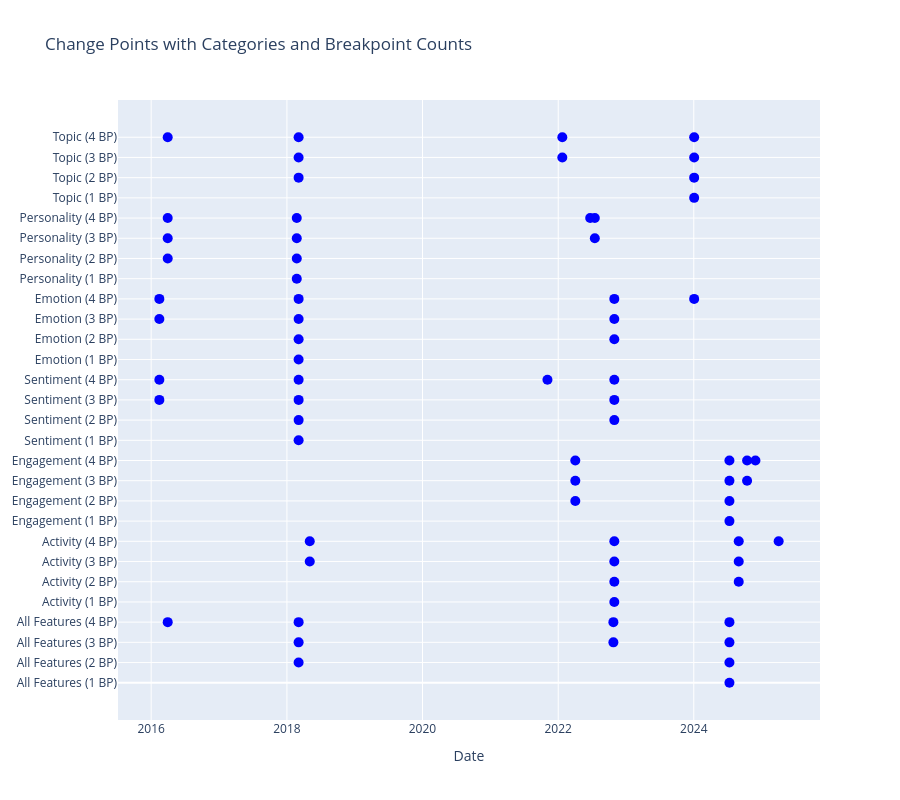
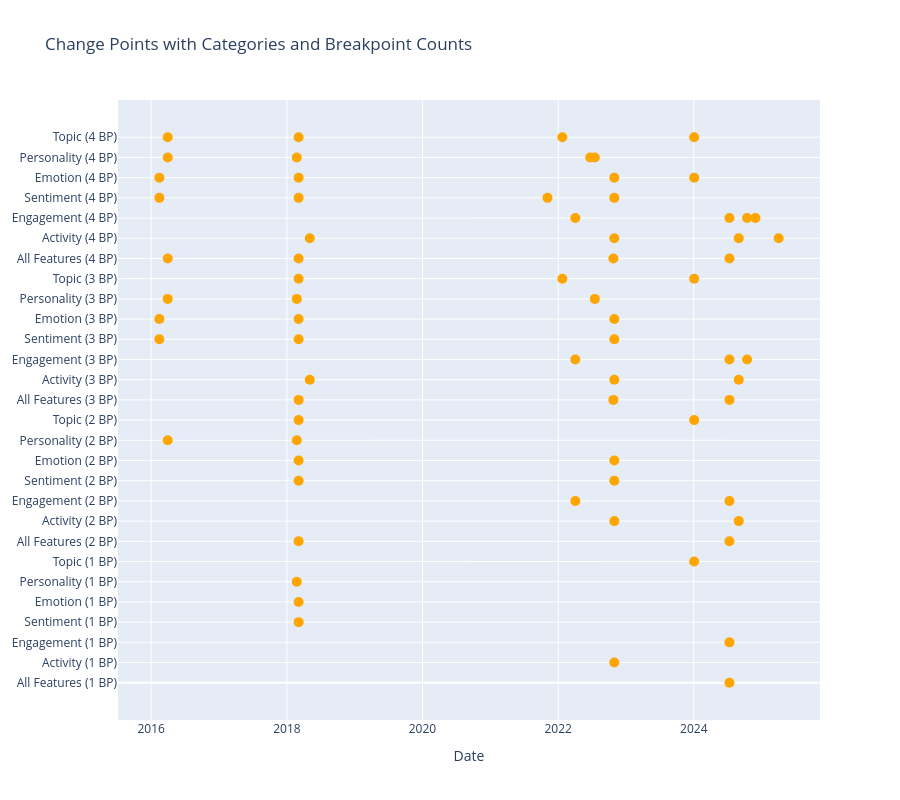

The notebook cell these images were saved under, in order:
### Code cell
# === Parameter ===
# Maximal gewünschte Anzahl an Breakpoints
default_n_bkps = 4

# === 1. Datenvorbereitung ===
# final_daily_df muss eine 'date'-Spalte besitzen und alle anderen Spalten sind die Features
final_daily_df['date'] = pd.to_datetime(final_daily_df['date'])
all_features = final_daily_df.drop(columns=['date']).fillna(0)

# === 2. Kategorien definieren ===
activity_cols = ['tweet_count']
engagement_cols = ['retweetCount', 'replyCount', 'likeCount', 'quoteCount']
sentiment_cols = ['pos', 'neu', 'neg']
emotion_cols = ['anger', 'disgust', 'fear', 'joy', 'neutral', 'sadness', 'surprise']
personality_cols = ['Extroversion', 'Neuroticism', 'Agreeableness', 'Conscientiousness', 'Openness']
topic_cols = [
    'arts_culture', 'business_entrepreneurs', 'celebrity_pop_culture', 'diaries_daily_life',
    'family', 'fashion_style', 'film_tv_video', 'fitness_&_health', 'food_&_dining', 'gaming',
    'learning_educational', 'music', 'news_social_concern', 'other_hobbies', 'relationships',
    'science_technology', 'sports', 'travel_adventure', 'youth_student_life'
]

categories = {
    'All Features': all_features,
    'Activity': all_features[activity_cols],
    'Engagement': all_features[engagement_cols],
    'Sentiment': all_features[sentiment_cols],
    'Emotion': all_features[emotion_cols],
    'Personality': all_features[personality_cols],
    'Topic': all_features[topic_cols]
}

# === 3. Change Point Detection (1 bis default_n_bkps) ===
breakpoints_data = {}  # dict[(category, n_bkps)] -> list of dates
scaler = StandardScaler()
for category, df_feats in categories.items():
    feats_scaled = scaler.fit_transform(df_feats.values)
    for n_bkps in range(1, default_n_bkps + 1):
        model = rpt.Binseg(model='l2').fit(feats_scaled)
        bkps = model.predict(n_bkps=n_bkps)
        change_idxs = bkps[:-1]
        dates = final_daily_df['date'].iloc[[idx-1 for idx in change_idxs]].dt.strftime('%Y-%m-%d').tolist()
        breakpoints_data[(category, n_bkps)] = dates

# === 4a. Visualisierung 1: nach Kategorie (innerhalb: verschiedene BP-Zahlen) ===
fig1 = go.Figure()
y_labels1 = []
y_pos1 = 0
for category in categories.keys():
    for n_bkps in range(1, default_n_bkps + 1):
        label = f"{category} ({n_bkps} BP)"
        y_labels1.append(label)
        for dt in breakpoints_data.get((category, n_bkps), []):
            fig1.add_trace(go.Scatter(
                x=[pd.to_datetime(dt)],
                y=[y_pos1],
                mode='markers',
                marker=dict(size=10, color='blue'),
                hovertemplate=f"{label}<br>Date: {dt}<extra></extra>",
                showlegend=False
            ))
        y_pos1 += 1
fig1.update_layout(
    title="Change Points with Categories and Breakpoint Counts",
    xaxis_title="Date",
    yaxis=dict(
        tickmode='array',
        tickvals=list(range(len(y_labels1))),
        ticktext=y_labels1
    ),
    height=800,
    showlegend=False
)
fig1.show()

# === 4b. Visualisierung 2: nach Breakpoint-Anzahl (innerhalb: verschiedene Kategorien) ===
fig2 = go.Figure()
y_labels2 = []
y_pos2 = 0
for n_bkps in range(1, default_n_bkps + 1):
    for category in categories.keys():
        label = f"{category} ({n_bkps} BP)"
        y_labels2.append(label)
        for dt in breakpoints_data.get((category, n_bkps), []):
            fig2.add_trace(go.Scatter(
                x=[pd.to_datetime(dt)],
                y=[y_pos2],
                mode='markers',
                marker=dict(size=10, color='orange'),
                hovertemplate=f"{label}<br>Date: {dt}<extra></extra>",
                showlegend=False
            ))
        y_pos2 += 1
fig2.update_layout(
    title="Change Points with Categories and Breakpoint Counts",
    xaxis_title="Date",
    yaxis=dict(
        tickmode='array',
        tickvals=list(range(len(y_labels2))),
        ticktext=y_labels2
    ),
    height=800,
    showlegend=False
)
fig2.show()

### Figure 1 — Plotly figure (JSON) as saved in the notebook; plotly's stock layout.template omitted (floating-point values rounded to 4 significant figures)
{"data": [{"hovertemplate": "All Features (1 BP)<br>Date: 2024-07-11<extra></extra>", "marker": {"color": "blue", "size": 10}, "mode": "markers", "showlegend": false, "type": "scatter", "x": ["2024-07-11T00:00:00"], "y": [0]}, {"hovertemplate": "All Features (2 BP)<br>Date: 2018-03-05<extra></extra>", "marker": {"color": "blue", "size": 10}, "mode": "markers", "showlegend": false, "type": "scatter", "x": ["2018-03-05T00:00:00"], "y": [1]}, {"hovertemplate": "All Features (2 BP)<br>Date: 2024-07-11<extra></extra>", "marker": {"color": "blue", "size": 10}, "mode": "markers", "showlegend": false, "type": "scatter", "x": ["2024-07-11T00:00:00"], "y": [1]}, {"hovertemplate": "All Features (3 BP)<br>Date: 2018-03-05<extra></extra>", "marker": {"color": "blue", "size": 10}, "mode": "markers", "showlegend": false, "type": "scatter", "x": ["2018-03-05T00:00:00"], "y": [2]}, {"hovertemplate": "All Features (3 BP)<br>Date: 2022-10-25<extra></extra>", "marker": {"color": "blue", "size": 10}, "mode": "markers", "showlegend": false, "type": "scatter", "x": ["2022-10-25T00:00:00"], "y": [2]}, {"hovertemplate": "All Features (3 BP)<br>Date: 2024-07-11<extra></extra>", "marker": {"color": "blue", "size": 10}, "mode": "markers", "showlegend": false, "type": "scatter", "x": ["2024-07-11T00:00:00"], "y": [2]}, {"hovertemplate": "All Features (4 BP)<br>Date: 2016-03-30<extra></extra>", "marker": {"color": "blue", "size": 10}, "mode": "markers", "showlegend": false, "type": "scatter", "x": ["2016-03-30T00:00:00"], "y": [3]}, {"hovertemplate": "All Features (4 BP)<br>Date: 2018-03-05<extra></extra>", "marker": {"color": "blue", "size": 10}, "mode": "markers", "showlegend": false, "type": "scatter", "x": ["2018-03-05T00:00:00"], "y": [3]}, {"hovertemplate": "All Features (4 BP)<br>Date: 2022-10-25<extra></extra>", "marker": {"color": "blue", "size": 10}, "mode": "markers", "showlegend": false, "type": "scatter", "x": ["2022-10-25T00:00:00"], "y": [3]}, {"hovertemplate": "All Features (4 BP)<br>Date: 2024-07-11<extra></extra>", "marker": {"color": "blue", "size": 10}, "mode": "markers", "showlegend": false, "type": "scatter", "x": ["2024-07-11T00:00:00"], "y": [3]}, {"hovertemplate": "Activity (1 BP)<br>Date: 2022-10-30<extra></extra>", "marker": {"color": "blue", "size": 10}, "mode": "markers", "showlegend": false, "type": "scatter", "x": ["2022-10-30T00:00:00"], "y": [4]}, {"hovertemplate": "Activity (2 BP)<br>Date: 2022-10-30<extra></extra>", "marker": {"color": "blue", "size": 10}, "mode": "markers", "showlegend": false, "type": "scatter", "x": ["2022-10-30T00:00:00"], "y": [5]}, {"hovertemplate": "Activity (2 BP)<br>Date: 2024-08-30<extra></extra>", "marker": {"color": "blue", "size": 10}, "mode": "markers", "showlegend": false, "type": "scatter", "x": ["2024-08-30T00:00:00"], "y": [5]}, {"hovertemplate": "Activity (3 BP)<br>Date: 2018-05-04<extra></extra>", "marker": {"color": "blue", "size": 10}, "mode": "markers", "showlegend": false, "type": "scatter", "x": ["2018-05-04T00:00:00"], "y": [6]}, {"hovertemplate": "Activity (3 BP)<br>Date: 2022-10-30<extra></extra>", "marker": {"color": "blue", "size": 10}, "mode": "markers", "showlegend": false, "type": "scatter", "x": ["2022-10-30T00:00:00"], "y": [6]}, {"hovertemplate": "Activity (3 BP)<br>Date: 2024-08-30<extra></extra>", "marker": {"color": "blue", "size": 10}, "mode": "markers", "showlegend": false, "type": "scatter", "x": ["2024-08-30T00:00:00"], "y": [6]}, {"hovertemplate": "Activity (4 BP)<br>Date: 2018-05-04<extra></extra>", "marker": {"color": "blue", "size": 10}, "mode": "markers", "showlegend": false, "type": "scatter", "x": ["2018-05-04T00:00:00"], "y": [7]}, {"hovertemplate": "Activity (4 BP)<br>Date: 2022-10-30<extra></extra>", "marker": {"color": "blue", "size": 10}, "mode": "markers", "showlegend": false, "type": "scatter", "x": ["2022-10-30T00:00:00"], "y": [7]}, {"hovertemplate": "Activity (4 BP)<br>Date: 2024-08-30<extra></extra>", "marker": {"color": "blue", "size": 10}, "mode": "markers", "showlegend": false, "type": "scatter", "x": ["2024-08-30T00:00:00"], "y": [7]}, {"hovertemplate": "Activity (4 BP)<br>Date: 2025-04-02<extra></extra>", "marker": {"color": "blue", "size": 10}, "mode": "markers", "showlegend": false, "type": "scatter", "x": ["2025-04-02T00:00:00"], "y": [7]}, {"hovertemplate": "Engagement (1 BP)<br>Date: 2024-07-11<extra></extra>", "marker": {"color": "blue", "size": 10}, "mode": "markers", "showlegend": false, "type": "scatter", "x": ["2024-07-11T00:00:00"], "y": [8]}, {"hovertemplate": "Engagement (2 BP)<br>Date: 2022-04-03<extra></extra>", "marker": {"color": "blue", "size": 10}, "mode": "markers", "showlegend": false, "type": "scatter", "x": ["2022-04-03T00:00:00"], "y": [9]}, {"hovertemplate": "Engagement (2 BP)<br>Date: 2024-07-11<extra></extra>", "marker": {"color": "blue", "size": 10}, "mode": "markers", "showlegend": false, "type": "scatter", "x": ["2024-07-11T00:00:00"], "y": [9]}, {"hovertemplate": "Engagement (3 BP)<br>Date: 2022-04-03<extra></extra>", "marker": {"color": "blue", "size": 10}, "mode": "markers", "showlegend": false, "type": "scatter", "x": ["2022-04-03T00:00:00"], "y": [10]}, {"hovertemplate": "Engagement (3 BP)<br>Date: 2024-07-11<extra></extra>", "marker": {"color": "blue", "size": 10}, "mode": "markers", "showlegend": false, "type": "scatter", "x": ["2024-07-11T00:00:00"], "y": [10]}, {"hovertemplate": "Engagement (3 BP)<br>Date: 2024-10-14<extra></extra>", "marker": {"color": "blue", "size": 10}, "mode": "markers", "showlegend": false, "type": "scatter", "x": ["2024-10-14T00:00:00"], "y": [10]}, {"hovertemplate": "Engagement (4 BP)<br>Date: 2022-04-03<extra></extra>", "marker": {"color": "blue", "size": 10}, "mode": "markers", "showlegend": false, "type": "scatter", "x": ["2022-04-03T00:00:00"], "y": [11]}, {"hovertemplate": "Engagement (4 BP)<br>Date: 2024-07-11<extra></extra>", "marker": {"color": "blue", "size": 10}, "mode": "markers", "showlegend": false, "type": "scatter", "x": ["2024-07-11T00:00:00"], "y": [11]}, {"hovertemplate": "Engagement (4 BP)<br>Date: 2024-10-14<extra></extra>", "marker": {"color": "blue", "size": 10}, "mode": "markers", "showlegend": false, "type": "scatter", "x": ["2024-10-14T00:00:00"], "y": [11]}, {"hovertemplate": "Engagement (4 BP)<br>Date: 2024-11-28<extra></extra>", "marker": {"color": "blue", "size": 10}, "mode": "markers", "showlegend": false, "type": "scatter", "x": ["2024-11-28T00:00:00"], "y": [11]}, {"hovertemplate": "Sentiment (1 BP)<br>Date: 2018-03-05<extra></extra>", "marker": {"color": "blue", "size": 10}, "mode": "markers", "showlegend": false, "type": "scatter", "x": ["2018-03-05T00:00:00"], "y": [12]}, {"hovertemplate": "Sentiment (2 BP)<br>Date: 2018-03-05<extra></extra>", "marker": {"color": "blue", "size": 10}, "mode": "markers", "showlegend": false, "type": "scatter", "x": ["2018-03-05T00:00:00"], "y": [13]}, {"hovertemplate": "Sentiment (2 BP)<br>Date: 2022-10-30<extra></extra>", "marker": {"color": "blue", "size": 10}, "mode": "markers", "showlegend": false, "type": "scatter", "x": ["2022-10-30T00:00:00"], "y": [13]}, {"hovertemplate": "Sentiment (3 BP)<br>Date: 2016-02-14<extra></extra>", "marker": {"color": "blue", "size": 10}, "mode": "markers", "showlegend": false, "type": "scatter", "x": ["2016-02-14T00:00:00"], "y": [14]}, {"hovertemplate": "Sentiment (3 BP)<br>Date: 2018-03-05<extra></extra>", "marker": {"color": "blue", "size": 10}, "mode": "markers", "showlegend": false, "type": "scatter", "x": ["2018-03-05T00:00:00"], "y": [14]}, {"hovertemplate": "Sentiment (3 BP)<br>Date: 2022-10-30<extra></extra>", "marker": {"color": "blue", "size": 10}, "mode": "markers", "showlegend": false, "type": "scatter", "x": ["2022-10-30T00:00:00"], "y": [14]}, {"hovertemplate": "Sentiment (4 BP)<br>Date: 2016-02-14<extra></extra>", "marker": {"color": "blue", "size": 10}, "mode": "markers", "showlegend": false, "type": "scatter", "x": ["2016-02-14T00:00:00"], "y": [15]}, {"hovertemplate": "Sentiment (4 BP)<br>Date: 2018-03-05<extra></extra>", "marker": {"color": "blue", "size": 10}, "mode": "markers", "showlegend": false, "type": "scatter", "x": ["2018-03-05T00:00:00"], "y": [15]}, {"hovertemplate": "Sentiment (4 BP)<br>Date: 2021-11-04<extra></extra>", "marker": {"color": "blue", "size": 10}, "mode": "markers", "showlegend": false, "type": "scatter", "x": ["2021-11-04T00:00:00"], "y": [15]}, {"hovertemplate": "Sentiment (4 BP)<br>Date: 2022-10-30<extra></extra>", "marker": {"color": "blue", "size": 10}, "mode": "markers", "showlegend": false, "type": "scatter", "x": ["2022-10-30T00:00:00"], "y": [15]}, {"hovertemplate": "Emotion (1 BP)<br>Date: 2018-03-05<extra></extra>", "marker": {"color": "blue", "size": 10}, "mode": "markers", "showlegend": false, "type": "scatter", "x": ["2018-03-05T00:00:00"], "y": [16]}, {"hovertemplate": "Emotion (2 BP)<br>Date: 2018-03-05<extra></extra>", "marker": {"color": "blue", "size": 10}, "mode": "markers", "showlegend": false, "type": "scatter", "x": ["2018-03-05T00:00:00"], "y": [17]}, {"hovertemplate": "Emotion (2 BP)<br>Date: 2022-10-30<extra></extra>", "marker": {"color": "blue", "size": 10}, "mode": "markers", "showlegend": false, "type": "scatter", "x": ["2022-10-30T00:00:00"], "y": [17]}, {"hovertemplate": "Emotion (3 BP)<br>Date: 2016-02-14<extra></extra>", "marker": {"color": "blue", "size": 10}, "mode": "markers", "showlegend": false, "type": "scatter", "x": ["2016-02-14T00:00:00"], "y": [18]}, {"hovertemplate": "Emotion (3 BP)<br>Date: 2018-03-05<extra></extra>", "marker": {"color": "blue", "size": 10}, "mode": "markers", "showlegend": false, "type": "scatter", "x": ["2018-03-05T00:00:00"], "y": [18]}, {"hovertemplate": "Emotion (3 BP)<br>Date: 2022-10-30<extra></extra>", "marker": {"color": "blue", "size": 10}, "mode": "markers", "showlegend": false, "type": "scatter", "x": ["2022-10-30T00:00:00"], "y": [18]}, {"hovertemplate": "Emotion (4 BP)<br>Date: 2016-02-14<extra></extra>", "marker": {"color": "blue", "size": 10}, "mode": "markers", "showlegend": false, "type": "scatter", "x": ["2016-02-14T00:00:00"], "y": [19]}, {"hovertemplate": "Emotion (4 BP)<br>Date: 2018-03-05<extra></extra>", "marker": {"color": "blue", "size": 10}, "mode": "markers", "showlegend": false, "type": "scatter", "x": ["2018-03-05T00:00:00"], "y": [19]}, {"hovertemplate": "Emotion (4 BP)<br>Date: 2022-10-30<extra></extra>", "marker": {"color": "blue", "size": 10}, "mode": "markers", "showlegend": false, "type": "scatter", "x": ["2022-10-30T00:00:00"], "y": [19]}, {"hovertemplate": "Emotion (4 BP)<br>Date: 2024-01-03<extra></extra>", "marker": {"color": "blue", "size": 10}, "mode": "markers", "showlegend": false, "type": "scatter", "x": ["2024-01-03T00:00:00"], "y": [19]}, {"hovertemplate": "Personality (1 BP)<br>Date: 2018-02-23<extra></extra>", "marker": {"color": "blue", "size": 10}, "mode": "markers", "showlegend": false, "type": "scatter", "x": ["2018-02-23T00:00:00"], "y": [20]}, {"hovertemplate": "Personality (2 BP)<br>Date: 2016-03-30<extra></extra>", "marker": {"color": "blue", "size": 10}, "mode": "markers", "showlegend": false, "type": "scatter", "x": ["2016-03-30T00:00:00"], "y": [21]}, {"hovertemplate": "Personality (2 BP)<br>Date: 2018-02-23<extra></extra>", "marker": {"color": "blue", "size": 10}, "mode": "markers", "showlegend": false, "type": "scatter", "x": ["2018-02-23T00:00:00"], "y": [21]}, {"hovertemplate": "Personality (3 BP)<br>Date: 2016-03-30<extra></extra>", "marker": {"color": "blue", "size": 10}, "mode": "markers", "showlegend": false, "type": "scatter", "x": ["2016-03-30T00:00:00"], "y": [22]}, {"hovertemplate": "Personality (3 BP)<br>Date: 2018-02-23<extra></extra>", "marker": {"color": "blue", "size": 10}, "mode": "markers", "showlegend": false, "type": "scatter", "x": ["2018-02-23T00:00:00"], "y": [22]}, {"hovertemplate": "Personality (3 BP)<br>Date: 2022-07-17<extra></extra>", "marker": {"color": "blue", "size": 10}, "mode": "markers", "showlegend": false, "type": "scatter", "x": ["2022-07-17T00:00:00"], "y": [22]}, {"hovertemplate": "Personality (4 BP)<br>Date: 2016-03-30<extra></extra>", "marker": {"color": "blue", "size": 10}, "mode": "markers", "showlegend": false, "type": "scatter", "x": ["2016-03-30T00:00:00"], "y": [23]}, {"hovertemplate": "Personality (4 BP)<br>Date: 2018-02-23<extra></extra>", "marker": {"color": "blue", "size": 10}, "mode": "markers", "showlegend": false, "type": "scatter", "x": ["2018-02-23T00:00:00"], "y": [23]}, {"hovertemplate": "Personality (4 BP)<br>Date: 2022-06-22<extra></extra>", "marker": {"color": "blue", "size": 10}, "mode": "markers", "showlegend": false, "type": "scatter", "x": ["2022-06-22T00:00:00"], "y": [23]}, {"hovertemplate": "Personality (4 BP)<br>Date: 2022-07-17<extra></extra>", "marker": {"color": "blue", "size": 10}, "mode": "markers", "showlegend": false, "type": "scatter", "x": ["2022-07-17T00:00:00"], "y": [23]}, {"hovertemplate": "Topic (1 BP)<br>Date: 2024-01-03<extra></extra>", "marker": {"color": "blue", "size": 10}, "mode": "markers", "showlegend": false, "type": "scatter", "x": ["2024-01-03T00:00:00"], "y": [24]}, {"hovertemplate": "Topic (2 BP)<br>Date: 2018-03-05<extra></extra>", "marker": {"color": "blue", "size": 10}, "mode": "markers", "showlegend": false, "type": "scatter", "x": ["2018-03-05T00:00:00"], "y": [25]}, {"hovertemplate": "Topic (2 BP)<br>Date: 2024-01-03<extra></extra>", "marker": {"color": "blue", "size": 10}, "mode": "markers", "showlegend": false, "type": "scatter", "x": ["2024-01-03T00:00:00"], "y": [25]}, {"hovertemplate": "Topic (3 BP)<br>Date: 2018-03-05<extra></extra>", "marker": {"color": "blue", "size": 10}, "mode": "markers", "showlegend": false, "type": "scatter", "x": ["2018-03-05T00:00:00"], "y": [26]}, {"hovertemplate": "Topic (3 BP)<br>Date: 2022-01-23<extra></extra>", "marker": {"color": "blue", "size": 10}, "mode": "markers", "showlegend": false, "type": "scatter", "x": ["2022-01-23T00:00:00"], "y": [26]}, {"hovertemplate": "Topic (3 BP)<br>Date: 2024-01-03<extra></extra>", "marker": {"color": "blue", "size": 10}, "mode": "markers", "showlegend": false, "type": "scatter", "x": ["2024-01-03T00:00:00"], "y": [26]}, {"hovertemplate": "Topic (4 BP)<br>Date: 2016-03-30<extra></extra>", "marker": {"color": "blue", "size": 10}, "mode": "markers", "showlegend": false, "type": "scatter", "x": ["2016-03-30T00:00:00"], "y": [27]}, {"hovertemplate": "Topic (4 BP)<br>Date: 2018-03-05<extra></extra>", "marker": {"color": "blue", "size": 10}, "mode": "markers", "showlegend": false, "type": "scatter", "x": ["2018-03-05T00:00:00"], "y": [27]}, {"hovertemplate": "Topic (4 BP)<br>Date: 2022-01-23<extra></extra>", "marker": {"color": "blue", "size": 10}, "mode": "markers", "showlegend": false, "type": "scatter", "x": ["2022-01-23T00:00:00"], "y": [27]}, {"hovertemplate": "Topic (4 BP)<br>Date: 2024-01-03<extra></extra>", "marker": {"color": "blue", "size": 10}, "mode": "markers", "showlegend": false, "type": "scatter", "x": ["2024-01-03T00:00:00"], "y": [27]}], "layout": {"height": 800, "showlegend": false, "title": {"text": "Change Points with Categories and Breakpoint Counts"}, "xaxis": {"title": {"text": "Date"}}, "yaxis": {"tickmode": "array", "ticktext": ["All Features (1 BP)", "All Features (2 BP)", "All Features (3 BP)", "All Features (4 BP)", "Activity (1 BP)", "Activity (2 BP)", "Activity (3 BP)", "Activity (4 BP)", "Engagement (1 BP)", "Engagement (2 BP)", "Engagement (3 BP)", "Engagement (4 BP)", "Sentiment (1 BP)", "Sentiment (2 BP)", "Sentiment (3 BP)", "Sentiment (4 BP)", "Emotion (1 BP)", "Emotion (2 BP)", "Emotion (3 BP)", "Emotion (4 BP)", "Personality (1 BP)", "Personality (2 BP)", "Personality (3 BP)", "Personality (4 BP)", "Topic (1 BP)", "Topic (2 BP)", "Topic (3 BP)", "Topic (4 BP)"], "tickvals": [0, 1, 2, 3, 4, 5, 6, 7, 8, 9, 10, 11, 12, 13, 14, 15, 16, 17, 18, 19, 20, 21, 22, 23, 24, 25, 26, 27]}}}

### Figure 2 — Plotly figure (JSON) as saved in the notebook; plotly's stock layout.template omitted (floating-point values rounded to 4 significant figures)
{"data": [{"hovertemplate": "All Features (1 BP)<br>Date: 2024-07-11<extra></extra>", "marker": {"color": "orange", "size": 10}, "mode": "markers", "showlegend": false, "type": "scatter", "x": ["2024-07-11T00:00:00"], "y": [0]}, {"hovertemplate": "Activity (1 BP)<br>Date: 2022-10-30<extra></extra>", "marker": {"color": "orange", "size": 10}, "mode": "markers", "showlegend": false, "type": "scatter", "x": ["2022-10-30T00:00:00"], "y": [1]}, {"hovertemplate": "Engagement (1 BP)<br>Date: 2024-07-11<extra></extra>", "marker": {"color": "orange", "size": 10}, "mode": "markers", "showlegend": false, "type": "scatter", "x": ["2024-07-11T00:00:00"], "y": [2]}, {"hovertemplate": "Sentiment (1 BP)<br>Date: 2018-03-05<extra></extra>", "marker": {"color": "orange", "size": 10}, "mode": "markers", "showlegend": false, "type": "scatter", "x": ["2018-03-05T00:00:00"], "y": [3]}, {"hovertemplate": "Emotion (1 BP)<br>Date: 2018-03-05<extra></extra>", "marker": {"color": "orange", "size": 10}, "mode": "markers", "showlegend": false, "type": "scatter", "x": ["2018-03-05T00:00:00"], "y": [4]}, {"hovertemplate": "Personality (1 BP)<br>Date: 2018-02-23<extra></extra>", "marker": {"color": "orange", "size": 10}, "mode": "markers", "showlegend": false, "type": "scatter", "x": ["2018-02-23T00:00:00"], "y": [5]}, {"hovertemplate": "Topic (1 BP)<br>Date: 2024-01-03<extra></extra>", "marker": {"color": "orange", "size": 10}, "mode": "markers", "showlegend": false, "type": "scatter", "x": ["2024-01-03T00:00:00"], "y": [6]}, {"hovertemplate": "All Features (2 BP)<br>Date: 2018-03-05<extra></extra>", "marker": {"color": "orange", "size": 10}, "mode": "markers", "showlegend": false, "type": "scatter", "x": ["2018-03-05T00:00:00"], "y": [7]}, {"hovertemplate": "All Features (2 BP)<br>Date: 2024-07-11<extra></extra>", "marker": {"color": "orange", "size": 10}, "mode": "markers", "showlegend": false, "type": "scatter", "x": ["2024-07-11T00:00:00"], "y": [7]}, {"hovertemplate": "Activity (2 BP)<br>Date: 2022-10-30<extra></extra>", "marker": {"color": "orange", "size": 10}, "mode": "markers", "showlegend": false, "type": "scatter", "x": ["2022-10-30T00:00:00"], "y": [8]}, {"hovertemplate": "Activity (2 BP)<br>Date: 2024-08-30<extra></extra>", "marker": {"color": "orange", "size": 10}, "mode": "markers", "showlegend": false, "type": "scatter", "x": ["2024-08-30T00:00:00"], "y": [8]}, {"hovertemplate": "Engagement (2 BP)<br>Date: 2022-04-03<extra></extra>", "marker": {"color": "orange", "size": 10}, "mode": "markers", "showlegend": false, "type": "scatter", "x": ["2022-04-03T00:00:00"], "y": [9]}, {"hovertemplate": "Engagement (2 BP)<br>Date: 2024-07-11<extra></extra>", "marker": {"color": "orange", "size": 10}, "mode": "markers", "showlegend": false, "type": "scatter", "x": ["2024-07-11T00:00:00"], "y": [9]}, {"hovertemplate": "Sentiment (2 BP)<br>Date: 2018-03-05<extra></extra>", "marker": {"color": "orange", "size": 10}, "mode": "markers", "showlegend": false, "type": "scatter", "x": ["2018-03-05T00:00:00"], "y": [10]}, {"hovertemplate": "Sentiment (2 BP)<br>Date: 2022-10-30<extra></extra>", "marker": {"color": "orange", "size": 10}, "mode": "markers", "showlegend": false, "type": "scatter", "x": ["2022-10-30T00:00:00"], "y": [10]}, {"hovertemplate": "Emotion (2 BP)<br>Date: 2018-03-05<extra></extra>", "marker": {"color": "orange", "size": 10}, "mode": "markers", "showlegend": false, "type": "scatter", "x": ["2018-03-05T00:00:00"], "y": [11]}, {"hovertemplate": "Emotion (2 BP)<br>Date: 2022-10-30<extra></extra>", "marker": {"color": "orange", "size": 10}, "mode": "markers", "showlegend": false, "type": "scatter", "x": ["2022-10-30T00:00:00"], "y": [11]}, {"hovertemplate": "Personality (2 BP)<br>Date: 2016-03-30<extra></extra>", "marker": {"color": "orange", "size": 10}, "mode": "markers", "showlegend": false, "type": "scatter", "x": ["2016-03-30T00:00:00"], "y": [12]}, {"hovertemplate": "Personality (2 BP)<br>Date: 2018-02-23<extra></extra>", "marker": {"color": "orange", "size": 10}, "mode": "markers", "showlegend": false, "type": "scatter", "x": ["2018-02-23T00:00:00"], "y": [12]}, {"hovertemplate": "Topic (2 BP)<br>Date: 2018-03-05<extra></extra>", "marker": {"color": "orange", "size": 10}, "mode": "markers", "showlegend": false, "type": "scatter", "x": ["2018-03-05T00:00:00"], "y": [13]}, {"hovertemplate": "Topic (2 BP)<br>Date: 2024-01-03<extra></extra>", "marker": {"color": "orange", "size": 10}, "mode": "markers", "showlegend": false, "type": "scatter", "x": ["2024-01-03T00:00:00"], "y": [13]}, {"hovertemplate": "All Features (3 BP)<br>Date: 2018-03-05<extra></extra>", "marker": {"color": "orange", "size": 10}, "mode": "markers", "showlegend": false, "type": "scatter", "x": ["2018-03-05T00:00:00"], "y": [14]}, {"hovertemplate": "All Features (3 BP)<br>Date: 2022-10-25<extra></extra>", "marker": {"color": "orange", "size": 10}, "mode": "markers", "showlegend": false, "type": "scatter", "x": ["2022-10-25T00:00:00"], "y": [14]}, {"hovertemplate": "All Features (3 BP)<br>Date: 2024-07-11<extra></extra>", "marker": {"color": "orange", "size": 10}, "mode": "markers", "showlegend": false, "type": "scatter", "x": ["2024-07-11T00:00:00"], "y": [14]}, {"hovertemplate": "Activity (3 BP)<br>Date: 2018-05-04<extra></extra>", "marker": {"color": "orange", "size": 10}, "mode": "markers", "showlegend": false, "type": "scatter", "x": ["2018-05-04T00:00:00"], "y": [15]}, {"hovertemplate": "Activity (3 BP)<br>Date: 2022-10-30<extra></extra>", "marker": {"color": "orange", "size": 10}, "mode": "markers", "showlegend": false, "type": "scatter", "x": ["2022-10-30T00:00:00"], "y": [15]}, {"hovertemplate": "Activity (3 BP)<br>Date: 2024-08-30<extra></extra>", "marker": {"color": "orange", "size": 10}, "mode": "markers", "showlegend": false, "type": "scatter", "x": ["2024-08-30T00:00:00"], "y": [15]}, {"hovertemplate": "Engagement (3 BP)<br>Date: 2022-04-03<extra></extra>", "marker": {"color": "orange", "size": 10}, "mode": "markers", "showlegend": false, "type": "scatter", "x": ["2022-04-03T00:00:00"], "y": [16]}, {"hovertemplate": "Engagement (3 BP)<br>Date: 2024-07-11<extra></extra>", "marker": {"color": "orange", "size": 10}, "mode": "markers", "showlegend": false, "type": "scatter", "x": ["2024-07-11T00:00:00"], "y": [16]}, {"hovertemplate": "Engagement (3 BP)<br>Date: 2024-10-14<extra></extra>", "marker": {"color": "orange", "size": 10}, "mode": "markers", "showlegend": false, "type": "scatter", "x": ["2024-10-14T00:00:00"], "y": [16]}, {"hovertemplate": "Sentiment (3 BP)<br>Date: 2016-02-14<extra></extra>", "marker": {"color": "orange", "size": 10}, "mode": "markers", "showlegend": false, "type": "scatter", "x": ["2016-02-14T00:00:00"], "y": [17]}, {"hovertemplate": "Sentiment (3 BP)<br>Date: 2018-03-05<extra></extra>", "marker": {"color": "orange", "size": 10}, "mode": "markers", "showlegend": false, "type": "scatter", "x": ["2018-03-05T00:00:00"], "y": [17]}, {"hovertemplate": "Sentiment (3 BP)<br>Date: 2022-10-30<extra></extra>", "marker": {"color": "orange", "size": 10}, "mode": "markers", "showlegend": false, "type": "scatter", "x": ["2022-10-30T00:00:00"], "y": [17]}, {"hovertemplate": "Emotion (3 BP)<br>Date: 2016-02-14<extra></extra>", "marker": {"color": "orange", "size": 10}, "mode": "markers", "showlegend": false, "type": "scatter", "x": ["2016-02-14T00:00:00"], "y": [18]}, {"hovertemplate": "Emotion (3 BP)<br>Date: 2018-03-05<extra></extra>", "marker": {"color": "orange", "size": 10}, "mode": "markers", "showlegend": false, "type": "scatter", "x": ["2018-03-05T00:00:00"], "y": [18]}, {"hovertemplate": "Emotion (3 BP)<br>Date: 2022-10-30<extra></extra>", "marker": {"color": "orange", "size": 10}, "mode": "markers", "showlegend": false, "type": "scatter", "x": ["2022-10-30T00:00:00"], "y": [18]}, {"hovertemplate": "Personality (3 BP)<br>Date: 2016-03-30<extra></extra>", "marker": {"color": "orange", "size": 10}, "mode": "markers", "showlegend": false, "type": "scatter", "x": ["2016-03-30T00:00:00"], "y": [19]}, {"hovertemplate": "Personality (3 BP)<br>Date: 2018-02-23<extra></extra>", "marker": {"color": "orange", "size": 10}, "mode": "markers", "showlegend": false, "type": "scatter", "x": ["2018-02-23T00:00:00"], "y": [19]}, {"hovertemplate": "Personality (3 BP)<br>Date: 2022-07-17<extra></extra>", "marker": {"color": "orange", "size": 10}, "mode": "markers", "showlegend": false, "type": "scatter", "x": ["2022-07-17T00:00:00"], "y": [19]}, {"hovertemplate": "Topic (3 BP)<br>Date: 2018-03-05<extra></extra>", "marker": {"color": "orange", "size": 10}, "mode": "markers", "showlegend": false, "type": "scatter", "x": ["2018-03-05T00:00:00"], "y": [20]}, {"hovertemplate": "Topic (3 BP)<br>Date: 2022-01-23<extra></extra>", "marker": {"color": "orange", "size": 10}, "mode": "markers", "showlegend": false, "type": "scatter", "x": ["2022-01-23T00:00:00"], "y": [20]}, {"hovertemplate": "Topic (3 BP)<br>Date: 2024-01-03<extra></extra>", "marker": {"color": "orange", "size": 10}, "mode": "markers", "showlegend": false, "type": "scatter", "x": ["2024-01-03T00:00:00"], "y": [20]}, {"hovertemplate": "All Features (4 BP)<br>Date: 2016-03-30<extra></extra>", "marker": {"color": "orange", "size": 10}, "mode": "markers", "showlegend": false, "type": "scatter", "x": ["2016-03-30T00:00:00"], "y": [21]}, {"hovertemplate": "All Features (4 BP)<br>Date: 2018-03-05<extra></extra>", "marker": {"color": "orange", "size": 10}, "mode": "markers", "showlegend": false, "type": "scatter", "x": ["2018-03-05T00:00:00"], "y": [21]}, {"hovertemplate": "All Features (4 BP)<br>Date: 2022-10-25<extra></extra>", "marker": {"color": "orange", "size": 10}, "mode": "markers", "showlegend": false, "type": "scatter", "x": ["2022-10-25T00:00:00"], "y": [21]}, {"hovertemplate": "All Features (4 BP)<br>Date: 2024-07-11<extra></extra>", "marker": {"color": "orange", "size": 10}, "mode": "markers", "showlegend": false, "type": "scatter", "x": ["2024-07-11T00:00:00"], "y": [21]}, {"hovertemplate": "Activity (4 BP)<br>Date: 2018-05-04<extra></extra>", "marker": {"color": "orange", "size": 10}, "mode": "markers", "showlegend": false, "type": "scatter", "x": ["2018-05-04T00:00:00"], "y": [22]}, {"hovertemplate": "Activity (4 BP)<br>Date: 2022-10-30<extra></extra>", "marker": {"color": "orange", "size": 10}, "mode": "markers", "showlegend": false, "type": "scatter", "x": ["2022-10-30T00:00:00"], "y": [22]}, {"hovertemplate": "Activity (4 BP)<br>Date: 2024-08-30<extra></extra>", "marker": {"color": "orange", "size": 10}, "mode": "markers", "showlegend": false, "type": "scatter", "x": ["2024-08-30T00:00:00"], "y": [22]}, {"hovertemplate": "Activity (4 BP)<br>Date: 2025-04-02<extra></extra>", "marker": {"color": "orange", "size": 10}, "mode": "markers", "showlegend": false, "type": "scatter", "x": ["2025-04-02T00:00:00"], "y": [22]}, {"hovertemplate": "Engagement (4 BP)<br>Date: 2022-04-03<extra></extra>", "marker": {"color": "orange", "size": 10}, "mode": "markers", "showlegend": false, "type": "scatter", "x": ["2022-04-03T00:00:00"], "y": [23]}, {"hovertemplate": "Engagement (4 BP)<br>Date: 2024-07-11<extra></extra>", "marker": {"color": "orange", "size": 10}, "mode": "markers", "showlegend": false, "type": "scatter", "x": ["2024-07-11T00:00:00"], "y": [23]}, {"hovertemplate": "Engagement (4 BP)<br>Date: 2024-10-14<extra></extra>", "marker": {"color": "orange", "size": 10}, "mode": "markers", "showlegend": false, "type": "scatter", "x": ["2024-10-14T00:00:00"], "y": [23]}, {"hovertemplate": "Engagement (4 BP)<br>Date: 2024-11-28<extra></extra>", "marker": {"color": "orange", "size": 10}, "mode": "markers", "showlegend": false, "type": "scatter", "x": ["2024-11-28T00:00:00"], "y": [23]}, {"hovertemplate": "Sentiment (4 BP)<br>Date: 2016-02-14<extra></extra>", "marker": {"color": "orange", "size": 10}, "mode": "markers", "showlegend": false, "type": "scatter", "x": ["2016-02-14T00:00:00"], "y": [24]}, {"hovertemplate": "Sentiment (4 BP)<br>Date: 2018-03-05<extra></extra>", "marker": {"color": "orange", "size": 10}, "mode": "markers", "showlegend": false, "type": "scatter", "x": ["2018-03-05T00:00:00"], "y": [24]}, {"hovertemplate": "Sentiment (4 BP)<br>Date: 2021-11-04<extra></extra>", "marker": {"color": "orange", "size": 10}, "mode": "markers", "showlegend": false, "type": "scatter", "x": ["2021-11-04T00:00:00"], "y": [24]}, {"hovertemplate": "Sentiment (4 BP)<br>Date: 2022-10-30<extra></extra>", "marker": {"color": "orange", "size": 10}, "mode": "markers", "showlegend": false, "type": "scatter", "x": ["2022-10-30T00:00:00"], "y": [24]}, {"hovertemplate": "Emotion (4 BP)<br>Date: 2016-02-14<extra></extra>", "marker": {"color": "orange", "size": 10}, "mode": "markers", "showlegend": false, "type": "scatter", "x": ["2016-02-14T00:00:00"], "y": [25]}, {"hovertemplate": "Emotion (4 BP)<br>Date: 2018-03-05<extra></extra>", "marker": {"color": "orange", "size": 10}, "mode": "markers", "showlegend": false, "type": "scatter", "x": ["2018-03-05T00:00:00"], "y": [25]}, {"hovertemplate": "Emotion (4 BP)<br>Date: 2022-10-30<extra></extra>", "marker": {"color": "orange", "size": 10}, "mode": "markers", "showlegend": false, "type": "scatter", "x": ["2022-10-30T00:00:00"], "y": [25]}, {"hovertemplate": "Emotion (4 BP)<br>Date: 2024-01-03<extra></extra>", "marker": {"color": "orange", "size": 10}, "mode": "markers", "showlegend": false, "type": "scatter", "x": ["2024-01-03T00:00:00"], "y": [25]}, {"hovertemplate": "Personality (4 BP)<br>Date: 2016-03-30<extra></extra>", "marker": {"color": "orange", "size": 10}, "mode": "markers", "showlegend": false, "type": "scatter", "x": ["2016-03-30T00:00:00"], "y": [26]}, {"hovertemplate": "Personality (4 BP)<br>Date: 2018-02-23<extra></extra>", "marker": {"color": "orange", "size": 10}, "mode": "markers", "showlegend": false, "type": "scatter", "x": ["2018-02-23T00:00:00"], "y": [26]}, {"hovertemplate": "Personality (4 BP)<br>Date: 2022-06-22<extra></extra>", "marker": {"color": "orange", "size": 10}, "mode": "markers", "showlegend": false, "type": "scatter", "x": ["2022-06-22T00:00:00"], "y": [26]}, {"hovertemplate": "Personality (4 BP)<br>Date: 2022-07-17<extra></extra>", "marker": {"color": "orange", "size": 10}, "mode": "markers", "showlegend": false, "type": "scatter", "x": ["2022-07-17T00:00:00"], "y": [26]}, {"hovertemplate": "Topic (4 BP)<br>Date: 2016-03-30<extra></extra>", "marker": {"color": "orange", "size": 10}, "mode": "markers", "showlegend": false, "type": "scatter", "x": ["2016-03-30T00:00:00"], "y": [27]}, {"hovertemplate": "Topic (4 BP)<br>Date: 2018-03-05<extra></extra>", "marker": {"color": "orange", "size": 10}, "mode": "markers", "showlegend": false, "type": "scatter", "x": ["2018-03-05T00:00:00"], "y": [27]}, {"hovertemplate": "Topic (4 BP)<br>Date: 2022-01-23<extra></extra>", "marker": {"color": "orange", "size": 10}, "mode": "markers", "showlegend": false, "type": "scatter", "x": ["2022-01-23T00:00:00"], "y": [27]}, {"hovertemplate": "Topic (4 BP)<br>Date: 2024-01-03<extra></extra>", "marker": {"color": "orange", "size": 10}, "mode": "markers", "showlegend": false, "type": "scatter", "x": ["2024-01-03T00:00:00"], "y": [27]}], "layout": {"height": 800, "showlegend": false, "title": {"text": "Change Points with Categories and Breakpoint Counts"}, "xaxis": {"title": {"text": "Date"}}, "yaxis": {"tickmode": "array", "ticktext": ["All Features (1 BP)", "Activity (1 BP)", "Engagement (1 BP)", "Sentiment (1 BP)", "Emotion (1 BP)", "Personality (1 BP)", "Topic (1 BP)", "All Features (2 BP)", "Activity (2 BP)", "Engagement (2 BP)", "Sentiment (2 BP)", "Emotion (2 BP)", "Personality (2 BP)", "Topic (2 BP)", "All Features (3 BP)", "Activity (3 BP)", "Engagement (3 BP)", "Sentiment (3 BP)", "Emotion (3 BP)", "Personality (3 BP)", "Topic (3 BP)", "All Features (4 BP)", "Activity (4 BP)", "Engagement (4 BP)", "Sentiment (4 BP)", "Emotion (4 BP)", "Personality (4 BP)", "Topic (4 BP)"], "tickvals": [0, 1, 2, 3, 4, 5, 6, 7, 8, 9, 10, 11, 12, 13, 14, 15, 16, 17, 18, 19, 20, 21, 22, 23, 24, 25, 26, 27]}}}
